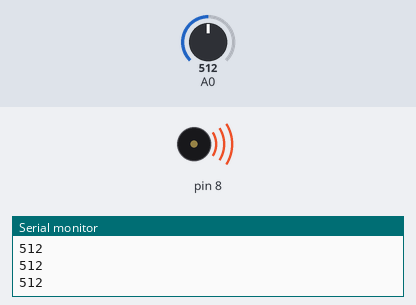
A sketch run on a simulated Arduino Uno, built with avr-gcc and run on an emulated ATmega328P. Parts: buzzer (waves = sounding), the last lines printed to the serial monitor. Inputs (shaded band) come from the test bench; at power-on: A0 = 512.

Above: at 1.2 s.
1.3 s: A0 set to 538
At 2.5 s:
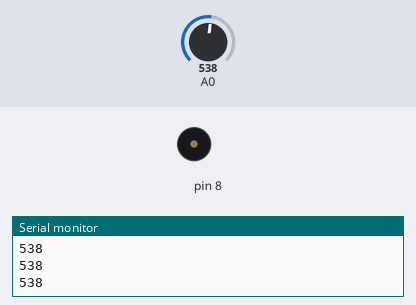
2.8 s: A0 set to 520
At 3.7 s:
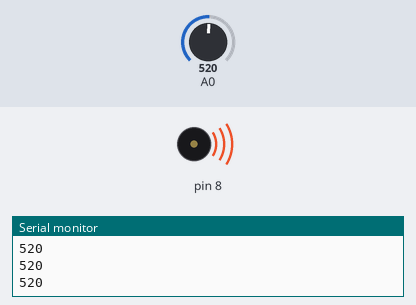
4.3 s: A0 set to 540
At 4.8 s:
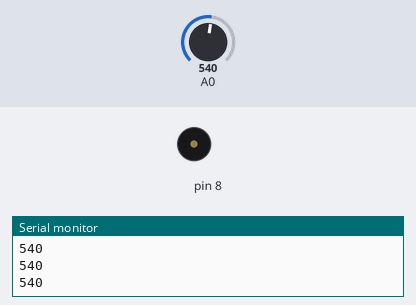
Timing chart, 0 to 7.3 s (numbered marks = the images above; inputs shaded):
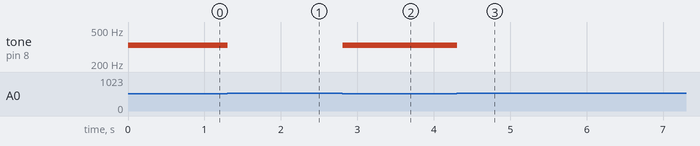

Measured:
- the behaviour switches between 530 and 531 on A0 (found by bisection; images 0 and 1)
- after the input at 1.3 s, tone on pin 8: 330 Hz → silent at once
- after the input at 2.8 s, tone on pin 8: silent → 330 Hz at once
- after the input at 4.3 s, tone on pin 8: 330 Hz → silent at once

The sketch:

keyboard-music.ino
```cpp
//  Project - Keyboard Instrument
  // build a small musical keyboard using a few resistors and buttons

// create an array of frequencies
int notes[] = {262,294,330,349};
            //  C   D   E   F
void setup() {
  // put your setup code here, to run once:

  Serial.begin(9600); // begin serial communication


}

void loop() {
  // put your main code here, to run repeatedly:

  // read the analog value and send it to the serial monitor
  int keyVal = analogRead(A0);
  Serial.println(keyVal);  // print, then have a new line

  // Note: since each switch has a different resistor value connecting it to power, each will have a different value associated with it

  // use if else statements to assign each value to a different tone
  if (keyVal >= 1000 && keyVal <= 1023){
    tone(8, notes[0]);  // First Switch: C
  }

  else if(keyVal >= 980 && keyVal <= 999){
    tone(8, notes[1]);  // Second Switch: D
  }

  else if(keyVal >= 480 && keyVal <= 530){
    tone(8, notes[2]);  // Third Switch: E
  }

  else if(keyVal >= 960 && keyVal <= 975){
    tone(8, notes[3]);  // Fourth Switch: F
  }

  else{
    noTone(8);  // stop playing notes when there is no button being pressed
  }
}
```
